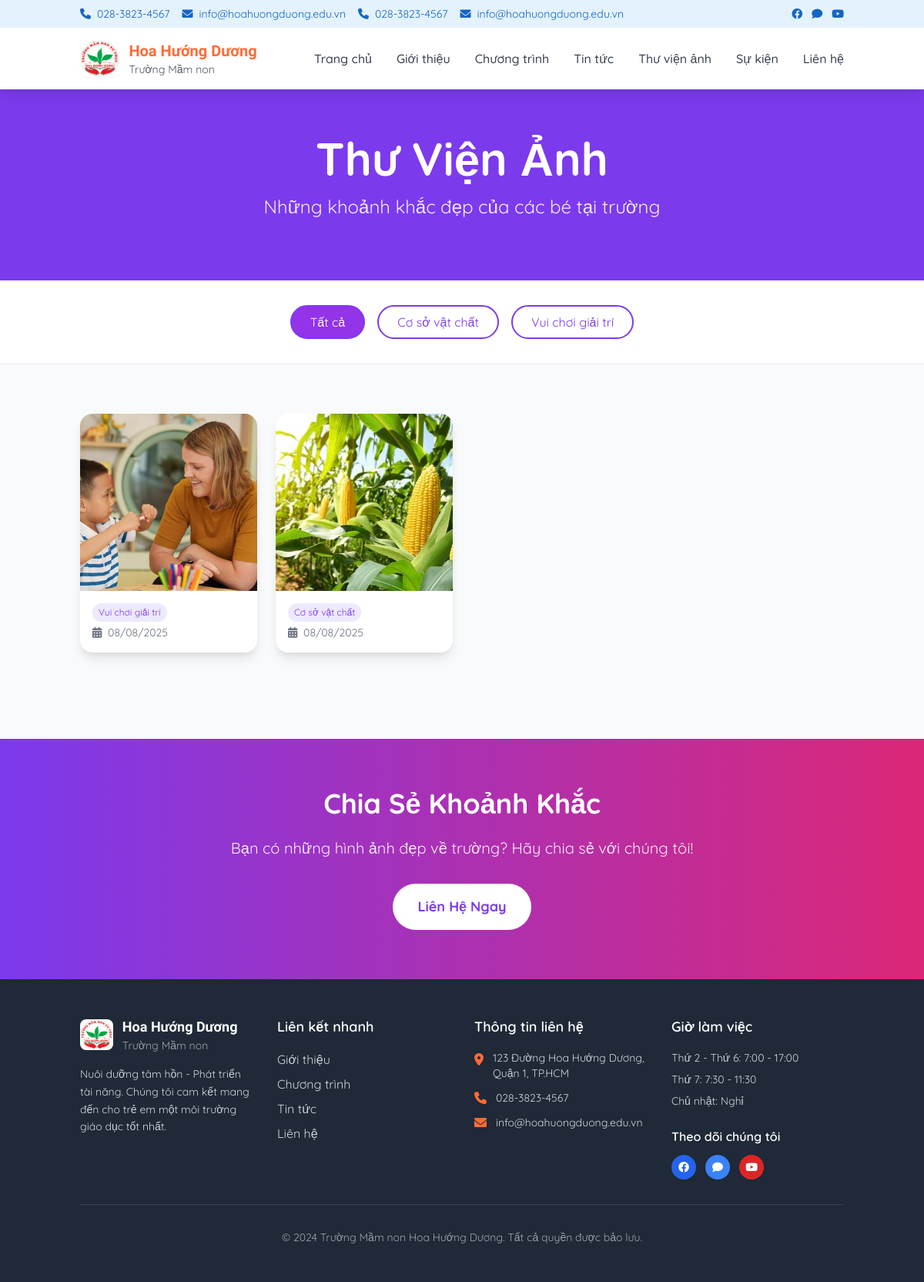
The app's page /thu-vien-anh with its own data.
### app.py (models this page shows)
class ContactSettings(db.Model):
    id = db.Column(db.Integer, primary_key=True)
    setting_key = db.Column(db.String(100), unique=True, nullable=False)
    setting_value = db.Column(db.Text)
    setting_type = db.Column(db.String(50), default='text')  # text, url, phone, email
    display_name = db.Column(db.String(200), nullable=False)
    description = db.Column(db.Text)
    is_active = db.Column(db.Boolean, default=True)
    order_index = db.Column(db.Integer, default=0)
    created_at = db.Column(db.DateTime, default=datetime.utcnow)
    updated_at = db.Column(db.DateTime, default=datetime.utcnow, onupdate=datetime.utcnow)

class Gallery(db.Model):
    id = db.Column(db.Integer, primary_key=True)
    title = db.Column(db.String(200))
    image_path = db.Column(db.String(200), nullable=False)
    description = db.Column(db.Text)
    category = db.Column(db.String(100))
    is_featured = db.Column(db.Boolean, default=False)
    created_at = db.Column(db.DateTime, default=datetime.utcnow)

### app.py (the view)
@app.route('/thu-vien-anh')
def gallery():
    images = Gallery.query.order_by(Gallery.created_at.desc()).all()
    categories = db.session.query(Gallery.category).distinct().all()
    return render_template('gallery.html', images=images, categories=categories)

### templates/gallery.html (shortened to what this page needs)
{% extends "base.html" %}
{% block content %}
<section class="relative bg-purple-600 py-20">
    <div class="absolute inset-0 bg-purple-800/30"></div>
    <div class="relative container mx-auto px-4 text-center text-white">
        <h1 class="text-4xl md:text-6xl font-bold mb-4">Thư Viện Ảnh</h1>
        <p class="text-xl md:text-2xl opacity-90">Những khoảnh khắc đẹp của các bé tại trường</p>
    </div>
</section>
<section class="py-8 bg-white border-b">
    <div class="container mx-auto px-4">
        <div class="flex flex-wrap justify-center gap-4">
            <button class="filter-btn active px-6 py-2 rounded-full border-2 border-purple-600 text-purple-600 hover:bg-purple-600 hover:text-white transition-colors"
                    data-filter="all">
                Tất cả
            </button>
            {% for category in categories %}
                {% if category[0] %}
                <button class="filter-btn px-6 py-2 rounded-full border-2 border-purple-600 text-purple-600 hover:bg-purple-600 hover:text-white transition-colors"
                        data-filter="{{ category[0] }}">
                    {{ category[0] }}
                </button>
                {% endif %}
            {% endfor %}
        </div>
    </div>
</section>
<section class="py-16 bg-gray-50">
    <div class="container mx-auto px-4">
        {% if images %}
            <div class="grid grid-cols-1 sm:grid-cols-2 md:grid-cols-3 lg:grid-cols-4 gap-6" id="gallery-grid">
                {% for image in images %}
                <div class="gallery-item group relative overflow-hidden rounded-2xl shadow-lg bg-white hover:shadow-xl transition-all duration-300 transform hover:-translate-y-2"
                     data-category="{{ image.category or 'uncategorized' }}">
                    <div class="aspect-square overflow-hidden">
                        {% if image.image_path.startswith('http') %}
                        <img src="{{ image.image_path }}"
                             alt="{{ image.title or 'Gallery Image' }}"
                             class="w-full h-full object-cover group-hover:scale-110 transition-transform duration-300 cursor-pointer"
                             onclick="openLightbox('{{ image.image_path }}', '{{ image.title or 'Gallery Image' }}', '{{ image.description or '' }}')">
                        {% else %}
                        <img src="/static/{{ image.image_path }}"
                             alt="{{ image.title or 'Gallery Image' }}"
                             class="w-full h-full object-cover group-hover:scale-110 transition-transform duration-300 cursor-pointer"
                             onclick="openLightbox('/static/{{ image.image_path }}', '{{ image.title or 'Gallery Image' }}', '{{ image.description or '' }}')">
                        {% endif %}
                    </div>
                    <div class="p-4">
                        <div class="flex items-center justify-between">
                            {% if image.category %}
                            <span class="px-2 py-1 bg-purple-100 text-purple-600 text-xs rounded-full">
                                {{ image.category }}
                            </span>
                            {% endif %}
                        </div>
                        {% if image.created_at %}
                        <p class="text-gray-500 text-sm mt-1">
                            <i class="fas fa-calendar-alt mr-1"></i>
                            {{ image.created_at.strftime('%d/%m/%Y') }}
                        </p>
                        {% endif %}
                    </div>
                </div>
                {% endfor %}
            </div>
        {% endif %}
    </div>
</section>
<section class="py-16 bg-gradient-to-r from-purple-600 to-pink-600">
    <div class="container mx-auto px-4 text-center">
        <div class="max-w-3xl mx-auto text-white">
            <h2 class="text-3xl md:text-4xl font-bold mb-6">Chia Sẻ Khoảnh Khắc</h2>
            <p class="text-xl mb-8 opacity-90">
                Bạn có những hình ảnh đẹp về trường? Hãy chia sẻ với chúng tôi!
            </p>
            <a href="{{ url_for('contact') }}"
               class="inline-block bg-white text-purple-600 px-8 py-4 rounded-full font-bold text-lg hover:bg-gray-100 transition-colors transform hover:scale-105">
                Liên Hệ Ngay
            </a>
        </div>
    </div>
</section>
{% endblock %}

### templates/base.html (shortened to what this page needs)
<!DOCTYPE html>
<html lang="vi">
<head>
    {% set seo_data = get_seo_settings(request.endpoint or 'home') %}
    <link href="https://cdn.jsdelivr.net/npm/tailwindcss@2.2.19/dist/tailwind.min.css" rel="stylesheet">
    <link rel="stylesheet" href="https://cdnjs.cloudflare.com/ajax/libs/font-awesome/6.0.0/css/all.min.css">
</head>
<body class="font-quicksand">
    <header class="navbar-sticky fixed w-full z-50 bg-white shadow-lg">
        <div class="bg-blue-light py-2 hidden md:block">
            <div class="container mx-auto px-4">
                <div class="flex justify-between items-center text-sm text-blue-dark">
                    <div class="flex items-center space-x-4">
                        {% set phone_found = false %}
                        {% set email_found = false %}
                        {% for setting in global_contact_settings %}
                            {% if setting.setting_type == 'phone' and not phone_found %}
                                <span><i class="fas fa-phone mr-2"></i>{{ setting.setting_value }}</span>
                                {% set phone_found = true %}
                            {% elif setting.setting_type == 'email' and not email_found %}
                                <span><i class="fas fa-envelope mr-2"></i>{{ setting.setting_value }}</span>
                                {% set email_found = true %}
                            {% endif %}
                        {% endfor %}
                        {% if not phone_found %}
                        <span><i class="fas fa-phone mr-2"></i>028-3823-4567</span>
                        {% endif %}
                        {% if not email_found %}
                        <span><i class="fas fa-envelope mr-2"></i>info@hoahuongduong.edu.vn</span>
                        {% endif %}
                    </div>
                    <div class="flex items-center space-x-3">
                        {% for setting in global_contact_settings %}
                            {% if setting.setting_type == 'url' %}
                                <a href="{{ setting.setting_value }}" target="_blank" class="hover:text-primary" title="{{ setting.display_name }}">
                                    <i class="
                                        {% if 'facebook' in setting.setting_key.lower() %}fab fa-facebook
                                        {% elif 'youtube' in setting.setting_key.lower() %}fab fa-youtube
                                        {% elif 'instagram' in setting.setting_key.lower() %}fab fa-instagram
                                        {% elif 'zalo' in setting.setting_key.lower() %}fas fa-comment
                                        {% elif 'tiktok' in setting.setting_key.lower() %}fab fa-tiktok
                                        {% elif 'twitter' in setting.setting_key.lower() %}fab fa-twitter
                                        {% else %}fas fa-link
                                        {% endif %}"></i>
                                </a>
                            {% endif %}
                        {% endfor %}
                    </div>
                </div>
            </div>
        </div>
        <nav class="bg-white py-4">
            <div class="container mx-auto px-4">
                <div class="flex justify-between items-center">
                    <div class="flex items-center">
                        <img src="{{ url_for('static', filename='images/mnhhd.jpg') }}" alt="Hoa Hướng Dương" class="h-12 mr-3 rounded-lg shadow-sm">
                        <div>
                            <h1 class="text-xl font-bold text-primary font-patrick">Hoa Hướng Dương</h1>
                            <p class="text-sm text-gray-600">Trường Mầm non</p>
                        </div>
                    </div>
                    <div class="hidden lg:flex items-center space-x-8">
                        <a href="/" class="text-gray-700 hover:text-primary font-medium transition">Trang chủ</a>
                        <a href="/gioi-thieu" class="text-gray-700 hover:text-primary font-medium transition">Giới thiệu</a>
                        <div class="relative group">
                            <a href="/chuong-trinh" class="text-gray-700 hover:text-primary font-medium transition">Chương trình</a>
                        </div>
                        <a href="/tin-tuc" class="text-gray-700 hover:text-primary font-medium transition">Tin tức</a>
                        <a href="/thu-vien-anh" class="text-gray-700 hover:text-primary font-medium transition">Thư viện ảnh</a>
                        <a href="/su-kien" class="text-gray-700 hover:text-primary font-medium transition">Sự kiện</a>
                        <a href="/lien-he" class="text-gray-700 hover:text-primary font-medium transition">Liên hệ</a>
                    </div>
                </div>
            </div>
        </nav>
    </header>
    <main class="pt-24">
        {% block content %}{% endblock %}
    </main>
    <footer class="bg-gray-800 text-white py-12">
        <div class="container mx-auto px-4">
            <div class="grid grid-cols-1 md:grid-cols-2 lg:grid-cols-4 gap-8">
                <div>
                    <div class="flex items-center mb-4">
                        <img src="{{ url_for('static', filename='images/mnhhd.jpg') }}" alt="Hoa Hướng Dương" class="h-10 mr-3 rounded-lg">
                        <div>
                            <h3 class="text-lg font-bold font-patrick">Hoa Hướng Dương</h3>
                            <p class="text-sm text-gray-400">Trường Mầm non</p>
                        </div>
                    </div>
                    <p class="text-gray-300 text-sm leading-relaxed">
                        Nuôi dưỡng tâm hồn - Phát triển tài năng. Chúng tôi cam kết mang đến cho trẻ em một môi trường giáo dục tốt nhất.
                    </p>
                </div>
                <div>
                    <h4 class="text-lg font-semibold mb-4">Liên kết nhanh</h4>
                    <div class="space-y-2">
                        <a href="/gioi-thieu" class="block text-gray-300 hover:text-primary transition">Giới thiệu</a>
                        <a href="/chuong-trinh" class="block text-gray-300 hover:text-primary transition">Chương trình</a>
                        <a href="/tin-tuc" class="block text-gray-300 hover:text-primary transition">Tin tức</a>
                        <a href="/lien-he" class="block text-gray-300 hover:text-primary transition">Liên hệ</a>
                    </div>
                </div>
                <div>
                    <h4 class="text-lg font-semibold mb-4">Thông tin liên hệ</h4>
                    <div class="space-y-3">
                        <div class="flex items-start">
                            <i class="fas fa-map-marker-alt text-primary mr-3 mt-1"></i>
                            <span class="text-gray-300 text-sm">123 Đường Hoa Hướng Dương, Quận 1, TP.HCM</span>
                        </div>
                        <div class="flex items-center">
                            <i class="fas fa-phone text-primary mr-3"></i>
                            <span class="text-gray-300 text-sm">028-3823-4567</span>
                        </div>
                        <div class="flex items-center">
                            <i class="fas fa-envelope text-primary mr-3"></i>
                            <span class="text-gray-300 text-sm">info@hoahuongduong.edu.vn</span>
                        </div>
                    </div>
                </div>
                <div>
                    <h4 class="text-lg font-semibold mb-4">Giờ làm việc</h4>
                    <div class="space-y-2 text-gray-300 text-sm">
                        <div>Thứ 2 - Thứ 6: 7:00 - 17:00</div>
                        <div>Thứ 7: 7:30 - 11:30</div>
                        <div>Chủ nhật: Nghỉ</div>
                    </div>
                    <div class="mt-6">
                        <h5 class="font-semibold mb-3">Theo dõi chúng tôi</h5>
                        <div class="flex space-x-3 flex-wrap">
                            {% for setting in global_contact_settings %}
                                {% if setting.setting_type == 'url' %}
                                    <a href="{{ setting.setting_value }}" target="_blank"
                                       class="w-8 h-8 rounded-full flex items-center justify-center hover:bg-secondary transition
                                       {% if 'facebook' in setting.setting_key.lower() %}bg-blue-600 hover:bg-blue-700
                                       {% elif 'youtube' in setting.setting_key.lower() %}bg-red-600 hover:bg-red-700
                                       {% elif 'instagram' in setting.setting_key.lower() %}bg-pink-600 hover:bg-pink-700
                                       {% elif 'zalo' in setting.setting_key.lower() %}bg-blue-500 hover:bg-blue-600
                                       {% elif 'tiktok' in setting.setting_key.lower() %}bg-black hover:bg-gray-800
                                       {% elif 'twitter' in setting.setting_key.lower() %}bg-blue-400 hover:bg-blue-500
                                       {% else %}bg-primary{% endif %}"
                                       title="{{ setting.display_name }}">
                                        <i class="text-white text-sm
                                            {% if 'facebook' in setting.setting_key.lower() %}fab fa-facebook
                                            {% elif 'youtube' in setting.setting_key.lower() %}fab fa-youtube
                                            {% elif 'instagram' in setting.setting_key.lower() %}fab fa-instagram
                                            {% elif 'zalo' in setting.setting_key.lower() %}fas fa-comment
                                            {% elif 'tiktok' in setting.setting_key.lower() %}fab fa-tiktok
                                            {% elif 'twitter' in setting.setting_key.lower() %}fab fa-twitter
                                            {% else %}fas fa-link
                                            {% endif %}"></i>
                                    </a>
                                {% endif %}
                            {% endfor %}
                        </div>
                    </div>
                </div>
            </div>
            <div class="border-t border-gray-700 mt-8 pt-8 text-center">
                <p class="text-gray-400 text-sm">
                    © 2024 Trường Mầm non Hoa Hướng Dương. Tất cả quyền được bảo lưu.
                </p>
            </div>
        </div>
    </footer>
</body>
</html>

### records on screen
ContactSettings: setting_value "028-3823-4567"
ContactSettings: setting_value "info@hoahuongduong.edu.vn"
Gallery: image_path (picture), category "Vui chơi giải trí", created_at "08/08/2025"
Gallery: image_path (picture), category "Cơ sở vật chất", created_at "08/08/2025"

### other values on screen
{{ category[0] }} "Cơ sở vật chất" "Vui chơi giải trí"
